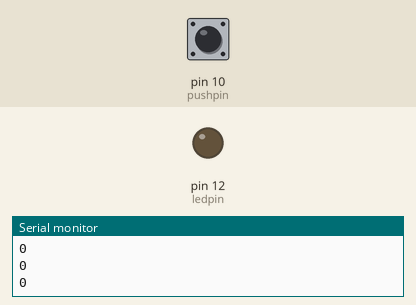
A sketch run on a simulated Arduino Uno, built with avr-gcc and run on an emulated ATmega328P. Parts: output pins drawn as LEDs (lit = HIGH), the last lines printed to the serial monitor. Inputs (shaded band) come from the test bench; at power-on: pin 10 (pushpin) LOW.

Above: at 1.2 s.
1.3 s: pin 10 (pushpin) pulled HIGH for 0.15 s
At 2.5 s:
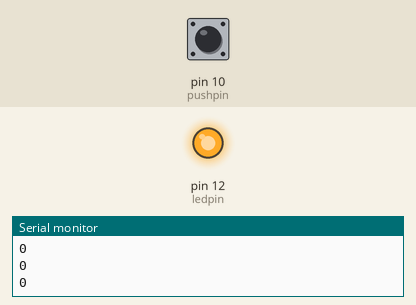
2.9 s: pin 10 (pushpin) pulled HIGH for 1 s
At 4.1 s:
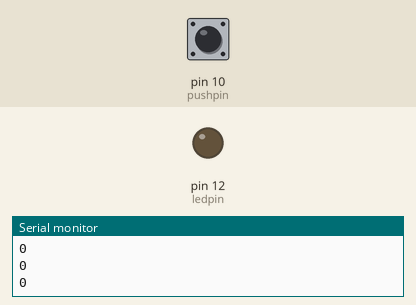
5.4 s: pin 10 (pushpin) pulled HIGH for 3.2 s
At 5.8 s:
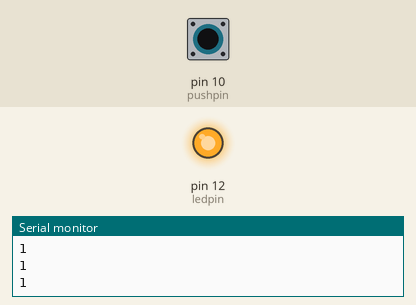
Timing chart, 0 to 8.4 s (numbered marks = the images above; inputs shaded):
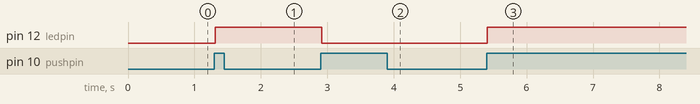

The sketch:

day_12_1_pullup_pulldown.ino
```cpp
int ledstate=0;
int ledpin=12;
int pushpin=10;
int pushnew;
int pushold=1;
int dtme=200;

void setup() {
  // put your setup code here, to run once:
Serial.begin(9600);
pinMode(ledpin,OUTPUT);
pinMode(pushpin,INPUT);
}

void loop() {
  // put your main code here, to run repeatedly:
pushnew = digitalRead(pushpin);
Serial.println(pushnew);
delay(10);
if(pushold==0 && pushnew==1){
if(ledstate==0){
digitalWrite(ledpin,HIGH);
ledstate=1;
}
else{
digitalWrite(ledpin,LOW);
ledstate=0;
}
}
pushold=pushnew;
}
```

Measured:
- after the input at 1.3 s, pin 12 (ledpin): LOW → HIGH at once
- after the input at 2.9 s, pin 12 (ledpin): HIGH → LOW at once
- after the input at 5.4 s, pin 12 (ledpin): LOW → HIGH at once
